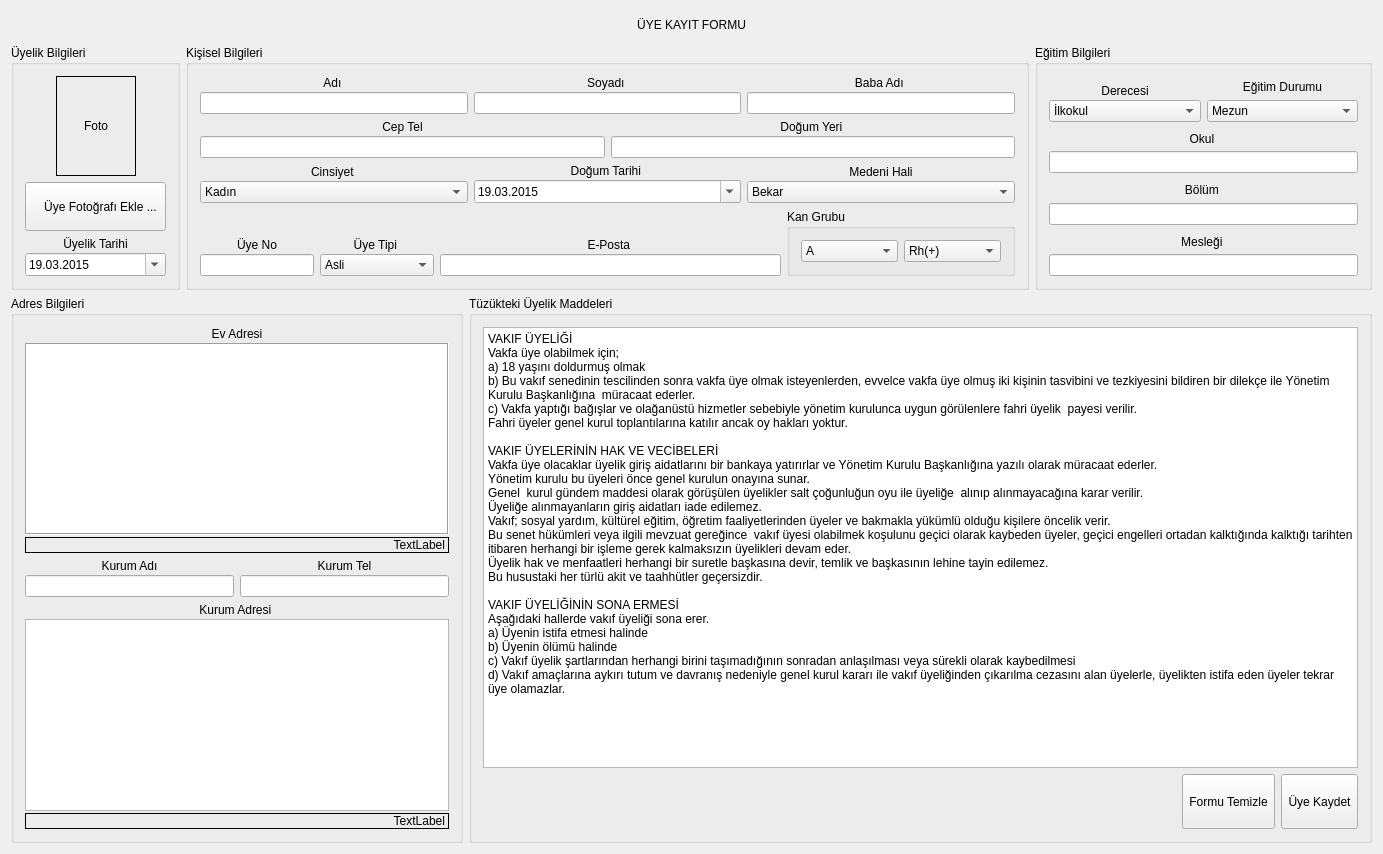
<?xml version="1.0" encoding="UTF-8"?>
<ui version="4.0">
 <class>AddMemberWindow</class>
 <widget class="QDialog" name="AddMemberWindow">
  <property name="geometry">
   <rect>
    <x>0</x>
    <y>0</y>
    <width>1383</width>
    <height>854</height>
   </rect>
  </property>
  <property name="sizePolicy">
   <sizepolicy hsizetype="MinimumExpanding" vsizetype="MinimumExpanding">
    <horstretch>0</horstretch>
    <verstretch>0</verstretch>
   </sizepolicy>
  </property>
  <layout class="QVBoxLayout" name="verticalLayout_17" stretch="1,5,0">
   <item>
    <widget class="QLabel" name="labelMemberRecord">
     <property name="text">
      <string>ÜYE KAYIT FORMU</string>
     </property>
     <property name="alignment">
      <set>Qt::AlignCenter</set>
     </property>
    </widget>
   </item>
   <item>
    <layout class="QHBoxLayout" name="horizontalLayout_2" stretch="1,5,2">
     <item>
      <widget class="QGroupBox" name="groupBox_4">
       <property name="title">
        <string>Üyelik Bilgileri</string>
       </property>
       <layout class="QVBoxLayout" name="verticalLayout_13">
        <item>
         <layout class="QVBoxLayout" name="verticalLayout" stretch="18,0,0">
          <item>
           <layout class="QHBoxLayout" name="horizontalLayout_7" stretch="1,3,1">
            <item>
             <spacer name="horizontalSpacer">
              <property name="orientation">
               <enum>Qt::Horizontal</enum>
              </property>
              <property name="sizeHint" stdset="0">
               <size>
                <width>40</width>
                <height>20</height>
               </size>
              </property>
             </spacer>
            </item>
            <item>
             <widget class="QLabel" name="labelMemberFoto">
              <property name="sizePolicy">
               <sizepolicy hsizetype="Fixed" vsizetype="Fixed">
                <horstretch>0</horstretch>
                <verstretch>0</verstretch>
               </sizepolicy>
              </property>
              <property name="minimumSize">
               <size>
                <width>80</width>
                <height>100</height>
               </size>
              </property>
              <property name="frameShape">
               <enum>QFrame::Box</enum>
              </property>
              <property name="text">
               <string>Foto</string>
              </property>
              <property name="scaledContents">
               <bool>true</bool>
              </property>
              <property name="alignment">
               <set>Qt::AlignCenter</set>
              </property>
             </widget>
            </item>
            <item>
             <spacer name="horizontalSpacer_2">
              <property name="orientation">
               <enum>Qt::Horizontal</enum>
              </property>
              <property name="sizeHint" stdset="0">
               <size>
                <width>40</width>
                <height>20</height>
               </size>
              </property>
             </spacer>
            </item>
           </layout>
          </item>
          <item>
           <widget class="QToolButton" name="toolButtonAddPhoto">
            <property name="sizePolicy">
             <sizepolicy hsizetype="MinimumExpanding" vsizetype="MinimumExpanding">
              <horstretch>0</horstretch>
              <verstretch>0</verstretch>
             </sizepolicy>
            </property>
            <property name="layoutDirection">
             <enum>Qt::LeftToRight</enum>
            </property>
            <property name="text">
             <string>   Üye Fotoğrafı Ekle ...</string>
            </property>
            <property name="icon">
             <iconset resource="../Resources/bys.qrc">
              <normaloff>:/Fotos/pic.ico</normaloff>:/Fotos/pic.ico</iconset>
            </property>
            <property name="iconSize">
             <size>
              <width>32</width>
              <height>32</height>
             </size>
            </property>
            <property name="toolButtonStyle">
             <enum>Qt::ToolButtonTextBesideIcon</enum>
            </property>
           </widget>
          </item>
          <item>
           <layout class="QVBoxLayout" name="verticalLayout_12">
            <property name="spacing">
             <number>2</number>
            </property>
            <item>
             <widget class="QLabel" name="label_27">
              <property name="text">
               <string>Üyelik Tarihi</string>
              </property>
              <property name="alignment">
               <set>Qt::AlignBottom|Qt::AlignHCenter</set>
              </property>
             </widget>
            </item>
            <item>
             <widget class="QDateTimeEdit" name="dateTimeEditMembershipDate">
              <property name="date">
               <date>
                <year>2015</year>
                <month>3</month>
                <day>19</day>
               </date>
              </property>
              <property name="displayFormat">
               <string>dd.MM.yyyy</string>
              </property>
              <property name="calendarPopup">
               <bool>true</bool>
              </property>
             </widget>
            </item>
           </layout>
          </item>
         </layout>
        </item>
       </layout>
      </widget>
     </item>
     <item>
      <widget class="QGroupBox" name="groupBox_3">
       <property name="title">
        <string>Kişisel Bilgileri</string>
       </property>
       <layout class="QVBoxLayout" name="verticalLayout_28">
        <item>
         <layout class="QHBoxLayout" name="horizontalLayout_4">
          <item>
           <layout class="QVBoxLayout" name="verticalLayout_14">
            <property name="spacing">
             <number>2</number>
            </property>
            <item>
             <widget class="QLabel" name="label">
              <property name="text">
               <string>Adı </string>
              </property>
              <property name="alignment">
               <set>Qt::AlignCenter</set>
              </property>
             </widget>
            </item>
            <item>
             <widget class="QLineEdit" name="lineEditName">
              <property name="clearButtonEnabled">
               <bool>true</bool>
              </property>
             </widget>
            </item>
           </layout>
          </item>
          <item>
           <layout class="QVBoxLayout" name="verticalLayout_19">
            <property name="spacing">
             <number>2</number>
            </property>
            <item>
             <widget class="QLabel" name="label_8">
              <property name="text">
               <string>Soyadı </string>
              </property>
              <property name="alignment">
               <set>Qt::AlignCenter</set>
              </property>
             </widget>
            </item>
            <item>
             <widget class="QLineEdit" name="lineEditSurname">
              <property name="clearButtonEnabled">
               <bool>true</bool>
              </property>
             </widget>
            </item>
           </layout>
          </item>
          <item>
           <layout class="QVBoxLayout" name="verticalLayout_20">
            <property name="spacing">
             <number>2</number>
            </property>
            <item>
             <widget class="QLabel" name="label_35">
              <property name="text">
               <string>Baba Adı </string>
              </property>
              <property name="alignment">
               <set>Qt::AlignCenter</set>
              </property>
             </widget>
            </item>
            <item>
             <widget class="QLineEdit" name="lineEditNameFathername">
              <property name="clearButtonEnabled">
               <bool>true</bool>
              </property>
             </widget>
            </item>
           </layout>
          </item>
         </layout>
        </item>
        <item>
         <layout class="QHBoxLayout" name="horizontalLayout_6" stretch="1,1">
          <item>
           <layout class="QVBoxLayout" name="verticalLayout_26">
            <property name="spacing">
             <number>2</number>
            </property>
            <item>
             <widget class="QLabel" name="label_6">
              <property name="text">
               <string>Cep Tel</string>
              </property>
              <property name="alignment">
               <set>Qt::AlignCenter</set>
              </property>
             </widget>
            </item>
            <item>
             <widget class="QLineEdit" name="lineEditCellPhone">
              <property name="clearButtonEnabled">
               <bool>true</bool>
              </property>
             </widget>
            </item>
           </layout>
          </item>
          <item>
           <layout class="QVBoxLayout" name="verticalLayout_21">
            <property name="spacing">
             <number>2</number>
            </property>
            <item>
             <widget class="QLabel" name="label_14">
              <property name="text">
               <string>Doğum Yeri </string>
              </property>
              <property name="alignment">
               <set>Qt::AlignCenter</set>
              </property>
             </widget>
            </item>
            <item>
             <widget class="QLineEdit" name="lineEditNameBirthPlace">
              <property name="clearButtonEnabled">
               <bool>true</bool>
              </property>
             </widget>
            </item>
           </layout>
          </item>
         </layout>
        </item>
        <item>
         <layout class="QHBoxLayout" name="horizontalLayout_14" stretch="1,1,1">
          <item>
           <layout class="QVBoxLayout" name="verticalLayout_24">
            <property name="spacing">
             <number>2</number>
            </property>
            <item>
             <widget class="QLabel" name="label_5">
              <property name="text">
               <string>Cinsiyet </string>
              </property>
              <property name="alignment">
               <set>Qt::AlignCenter</set>
              </property>
             </widget>
            </item>
            <item>
             <widget class="QComboBox" name="comboBoxSex">
              <item>
               <property name="text">
                <string>Kadın</string>
               </property>
              </item>
              <item>
               <property name="text">
                <string>Erkek</string>
               </property>
              </item>
             </widget>
            </item>
           </layout>
          </item>
          <item>
           <layout class="QVBoxLayout" name="verticalLayout_22">
            <property name="spacing">
             <number>2</number>
            </property>
            <item>
             <widget class="QLabel" name="label_15">
              <property name="text">
               <string>Doğum Tarihi </string>
              </property>
              <property name="alignment">
               <set>Qt::AlignCenter</set>
              </property>
             </widget>
            </item>
            <item>
             <widget class="QDateTimeEdit" name="dateTimeEditBirthDate">
              <property name="date">
               <date>
                <year>2015</year>
                <month>3</month>
                <day>19</day>
               </date>
              </property>
              <property name="displayFormat">
               <string>dd.MM.yyyy</string>
              </property>
              <property name="calendarPopup">
               <bool>true</bool>
              </property>
             </widget>
            </item>
           </layout>
          </item>
          <item>
           <layout class="QVBoxLayout" name="verticalLayout_25">
            <property name="spacing">
             <number>2</number>
            </property>
            <item>
             <widget class="QLabel" name="label_22">
              <property name="text">
               <string>Medeni Hali</string>
              </property>
              <property name="alignment">
               <set>Qt::AlignCenter</set>
              </property>
             </widget>
            </item>
            <item>
             <widget class="QComboBox" name="comboBoxMaritalStatus">
              <item>
               <property name="text">
                <string>Bekar</string>
               </property>
              </item>
              <item>
               <property name="text">
                <string>Evli</string>
               </property>
              </item>
             </widget>
            </item>
           </layout>
          </item>
         </layout>
        </item>
        <item>
         <layout class="QHBoxLayout" name="horizontalLayout_15" stretch="1,1,3,2">
          <item>
           <layout class="QVBoxLayout" name="verticalLayout_31">
            <property name="spacing">
             <number>2</number>
            </property>
            <item>
             <widget class="QLabel" name="label_3">
              <property name="text">
               <string>Üye No</string>
              </property>
              <property name="alignment">
               <set>Qt::AlignBottom|Qt::AlignHCenter</set>
              </property>
             </widget>
            </item>
            <item>
             <widget class="QLineEdit" name="lineEditMemberNo">
              <property name="clearButtonEnabled">
               <bool>true</bool>
              </property>
             </widget>
            </item>
           </layout>
          </item>
          <item>
           <layout class="QVBoxLayout" name="verticalLayout_18">
            <property name="spacing">
             <number>2</number>
            </property>
            <item>
             <widget class="QLabel" name="label_23">
              <property name="text">
               <string>Üye Tipi </string>
              </property>
              <property name="alignment">
               <set>Qt::AlignBottom|Qt::AlignHCenter</set>
              </property>
             </widget>
            </item>
            <item>
             <widget class="QComboBox" name="comboBoxMemberType">
              <item>
               <property name="text">
                <string>Asli</string>
               </property>
              </item>
              <item>
               <property name="text">
                <string>Fahri</string>
               </property>
              </item>
             </widget>
            </item>
           </layout>
          </item>
          <item>
           <layout class="QVBoxLayout" name="verticalLayout_27">
            <property name="spacing">
             <number>2</number>
            </property>
            <item>
             <widget class="QLabel" name="label_7">
              <property name="text">
               <string>E-Posta </string>
              </property>
              <property name="alignment">
               <set>Qt::AlignBottom|Qt::AlignHCenter</set>
              </property>
             </widget>
            </item>
            <item>
             <widget class="QLineEdit" name="lineEditMail">
              <property name="clearButtonEnabled">
               <bool>true</bool>
              </property>
             </widget>
            </item>
           </layout>
          </item>
          <item>
           <widget class="QGroupBox" name="groupBox">
            <property name="title">
             <string>Kan Grubu</string>
            </property>
            <layout class="QHBoxLayout" name="horizontalLayout_5">
             <item>
              <widget class="QComboBox" name="comboBoxBlood">
               <item>
                <property name="text">
                 <string>A</string>
                </property>
               </item>
               <item>
                <property name="text">
                 <string>B</string>
                </property>
               </item>
               <item>
                <property name="text">
                 <string>AB</string>
                </property>
               </item>
               <item>
                <property name="text">
                 <string>0</string>
                </property>
               </item>
              </widget>
             </item>
             <item>
              <widget class="QComboBox" name="comboBoxRhFactor">
               <item>
                <property name="text">
                 <string>Rh(+)</string>
                </property>
               </item>
               <item>
                <property name="text">
                 <string>Rh(-)</string>
                </property>
               </item>
              </widget>
             </item>
            </layout>
           </widget>
          </item>
         </layout>
        </item>
       </layout>
      </widget>
     </item>
     <item>
      <widget class="QGroupBox" name="groupBox_5">
       <property name="title">
        <string>Eğitim Bilgileri</string>
       </property>
       <layout class="QVBoxLayout" name="verticalLayout_9">
        <item>
         <layout class="QHBoxLayout" name="horizontalLayout" stretch="1,1">
          <item>
           <layout class="QVBoxLayout" name="verticalLayout_3">
            <property name="spacing">
             <number>2</number>
            </property>
            <item>
             <widget class="QLabel" name="label_17">
              <property name="text">
               <string>Derecesi</string>
              </property>
              <property name="alignment">
               <set>Qt::AlignBottom|Qt::AlignHCenter</set>
              </property>
             </widget>
            </item>
            <item>
             <widget class="QComboBox" name="comboBoxEducationLevel">
              <item>
               <property name="text">
                <string>İlkokul</string>
               </property>
              </item>
              <item>
               <property name="text">
                <string>Ortaokul</string>
               </property>
              </item>
              <item>
               <property name="text">
                <string>Lise</string>
               </property>
              </item>
              <item>
               <property name="text">
                <string>Önlisans</string>
               </property>
              </item>
              <item>
               <property name="text">
                <string>Lisans</string>
               </property>
              </item>
              <item>
               <property name="text">
                <string>Lisansüstü</string>
               </property>
              </item>
              <item>
               <property name="text">
                <string>Doktora</string>
               </property>
              </item>
             </widget>
            </item>
           </layout>
          </item>
          <item>
           <layout class="QVBoxLayout" name="verticalLayout_2">
            <item>
             <widget class="QLabel" name="label_16">
              <property name="text">
               <string>Eğitim Durumu</string>
              </property>
              <property name="alignment">
               <set>Qt::AlignBottom|Qt::AlignHCenter</set>
              </property>
             </widget>
            </item>
            <item>
             <widget class="QComboBox" name="comboBoxEducationStatus">
              <item>
               <property name="text">
                <string>Mezun</string>
               </property>
              </item>
              <item>
               <property name="text">
                <string>Öğrenci</string>
               </property>
              </item>
              <item>
               <property name="text">
                <string>Terk</string>
               </property>
              </item>
             </widget>
            </item>
           </layout>
          </item>
         </layout>
        </item>
        <item>
         <layout class="QVBoxLayout" name="verticalLayout_4">
          <property name="spacing">
           <number>2</number>
          </property>
          <item>
           <widget class="QLabel" name="label_4">
            <property name="text">
             <string>Okul </string>
            </property>
            <property name="alignment">
             <set>Qt::AlignCenter</set>
            </property>
           </widget>
          </item>
          <item>
           <widget class="QLineEdit" name="lineEditSchoolName">
            <property name="clearButtonEnabled">
             <bool>true</bool>
            </property>
           </widget>
          </item>
         </layout>
        </item>
        <item>
         <layout class="QVBoxLayout" name="verticalLayout_6">
          <property name="spacing">
           <number>2</number>
          </property>
          <item>
           <widget class="QLabel" name="label_10">
            <property name="text">
             <string>Bölüm </string>
            </property>
            <property name="alignment">
             <set>Qt::AlignCenter</set>
            </property>
           </widget>
          </item>
          <item>
           <widget class="QLineEdit" name="lineEditDepartmentName">
            <property name="clearButtonEnabled">
             <bool>true</bool>
            </property>
           </widget>
          </item>
         </layout>
        </item>
        <item>
         <layout class="QVBoxLayout" name="verticalLayout_7">
          <property name="spacing">
           <number>2</number>
          </property>
          <item>
           <widget class="QLabel" name="label_11">
            <property name="text">
             <string>Mesleği </string>
            </property>
            <property name="alignment">
             <set>Qt::AlignCenter</set>
            </property>
           </widget>
          </item>
          <item>
           <widget class="QLineEdit" name="lineEditOccup">
            <property name="clearButtonEnabled">
             <bool>true</bool>
            </property>
           </widget>
          </item>
         </layout>
        </item>
       </layout>
      </widget>
     </item>
    </layout>
   </item>
   <item>
    <layout class="QHBoxLayout" name="horizontalLayout_3" stretch="1,2">
     <item>
      <widget class="QGroupBox" name="groupBox_2">
       <property name="title">
        <string>Adres Bilgileri</string>
       </property>
       <layout class="QVBoxLayout" name="verticalLayout_33">
        <item>
         <layout class="QVBoxLayout" name="verticalLayout_32">
          <item>
           <layout class="QVBoxLayout" name="verticalLayout_5">
            <property name="spacing">
             <number>2</number>
            </property>
            <item>
             <widget class="QLabel" name="label_18">
              <property name="text">
               <string>Ev Adresi</string>
              </property>
              <property name="alignment">
               <set>Qt::AlignCenter</set>
              </property>
             </widget>
            </item>
            <item>
             <widget class="QPlainTextEdit" name="plainTextEditHomeAddress">
              <property name="sizePolicy">
               <sizepolicy hsizetype="MinimumExpanding" vsizetype="MinimumExpanding">
                <horstretch>0</horstretch>
                <verstretch>0</verstretch>
               </sizepolicy>
              </property>
              <property name="frameShape">
               <enum>QFrame::Box</enum>
              </property>
              <property name="frameShadow">
               <enum>QFrame::Sunken</enum>
              </property>
             </widget>
            </item>
            <item>
             <widget class="QLabel" name="labelTextLengthEv">
              <property name="frameShape">
               <enum>QFrame::Box</enum>
              </property>
              <property name="text">
               <string>TextLabel</string>
              </property>
              <property name="alignment">
               <set>Qt::AlignRight|Qt::AlignTrailing|Qt::AlignVCenter</set>
              </property>
             </widget>
            </item>
           </layout>
          </item>
         </layout>
        </item>
        <item>
         <layout class="QVBoxLayout" name="verticalLayout_30">
          <item>
           <layout class="QHBoxLayout" name="horizontalLayout_11">
            <item>
             <layout class="QVBoxLayout" name="verticalLayout_11">
              <property name="spacing">
               <number>2</number>
              </property>
              <item>
               <widget class="QLabel" name="label_20">
                <property name="text">
                 <string>Kurum Adı</string>
                </property>
                <property name="alignment">
                 <set>Qt::AlignCenter</set>
                </property>
               </widget>
              </item>
              <item>
               <widget class="QLineEdit" name="lineEditCompanyName">
                <property name="clearButtonEnabled">
                 <bool>true</bool>
                </property>
               </widget>
              </item>
             </layout>
            </item>
            <item>
             <layout class="QVBoxLayout" name="verticalLayout_29">
              <property name="spacing">
               <number>2</number>
              </property>
              <item>
               <widget class="QLabel" name="label_21">
                <property name="text">
                 <string>Kurum Tel</string>
                </property>
                <property name="alignment">
                 <set>Qt::AlignCenter</set>
                </property>
               </widget>
              </item>
              <item>
               <widget class="QLineEdit" name="lineEditWorkPhone">
                <property name="clearButtonEnabled">
                 <bool>true</bool>
                </property>
               </widget>
              </item>
             </layout>
            </item>
           </layout>
          </item>
          <item>
           <layout class="QVBoxLayout" name="verticalLayout_8">
            <property name="spacing">
             <number>2</number>
            </property>
            <item>
             <widget class="QLabel" name="label_19">
              <property name="text">
               <string>Kurum Adresi </string>
              </property>
              <property name="alignment">
               <set>Qt::AlignCenter</set>
              </property>
             </widget>
            </item>
            <item>
             <widget class="QPlainTextEdit" name="plainTextEditWorkAddress">
              <property name="sizePolicy">
               <sizepolicy hsizetype="MinimumExpanding" vsizetype="MinimumExpanding">
                <horstretch>0</horstretch>
                <verstretch>0</verstretch>
               </sizepolicy>
              </property>
             </widget>
            </item>
            <item>
             <widget class="QLabel" name="labelTextLengthKurum">
              <property name="frameShape">
               <enum>QFrame::Box</enum>
              </property>
              <property name="text">
               <string>TextLabel</string>
              </property>
              <property name="alignment">
               <set>Qt::AlignRight|Qt::AlignTrailing|Qt::AlignVCenter</set>
              </property>
             </widget>
            </item>
           </layout>
          </item>
         </layout>
        </item>
       </layout>
      </widget>
     </item>
     <item>
      <widget class="QGroupBox" name="groupBox_6">
       <property name="title">
        <string>Tüzükteki Üyelik Maddeleri</string>
       </property>
       <layout class="QVBoxLayout" name="verticalLayout_16">
        <item>
         <layout class="QVBoxLayout" name="verticalLayout_15" stretch="8,1">
          <item>
           <widget class="QPlainTextEdit" name="plainTextEdit">
            <property name="enabled">
             <bool>true</bool>
            </property>
            <property name="undoRedoEnabled">
             <bool>false</bool>
            </property>
            <property name="plainText">
             <string>VAKIF ÜYELİĞİ
Vakfa üye olabilmek için;
a) 18 yaşını doldurmuş olmak 
b) Bu vakıf senedinin tescilinden sonra vakfa üye olmak isteyenlerden, evvelce vakfa üye olmuş iki kişinin tasvibini ve tezkiyesini bildiren bir dilekçe ile Yönetim Kurulu Başkanlığına  müracaat ederler.
c) Vakfa yaptığı bağışlar ve olağanüstü hizmetler sebebiyle yönetim kurulunca uygun görülenlere fahri üyelik  payesi verilir.
Fahri üyeler genel kurul toplantılarına katılır ancak oy hakları yoktur.

VAKIF ÜYELERİNİN HAK VE VECİBELERİ
Vakfa üye olacaklar üyelik giriş aidatlarını bir bankaya yatırırlar ve Yönetim Kurulu Başkanlığına yazılı olarak müracaat ederler.
Yönetim kurulu bu üyeleri önce genel kurulun onayına sunar.
Genel  kurul gündem maddesi olarak görüşülen üyelikler salt çoğunluğun oyu ile üyeliğe  alınıp alınmayacağına karar verilir.
Üyeliğe alınmayanların giriş aidatları iade edilemez.      
Vakıf; sosyal yardım, kültürel eğitim, öğretim faaliyetlerinden üyeler ve bakmakla yükümlü olduğu kişilere öncelik verir.
Bu senet hükümleri veya ilgili mevzuat gereğince  vakıf üyesi olabilmek koşulunu geçici olarak kaybeden üyeler, geçici engelleri ortadan kalktığında kalktığı tarihten itibaren herhangi bir işleme gerek kalmaksızın üyelikleri devam eder. 
Üyelik hak ve menfaatleri herhangi bir suretle başkasına devir, temlik ve başkasının lehine tayin edilemez. 
Bu husustaki her türlü akit ve taahhütler geçersizdir.

VAKIF ÜYELİĞİNİN SONA ERMESİ 
Aşağıdaki hallerde vakıf üyeliği sona erer.
a) Üyenin istifa etmesi halinde 
b) Üyenin ölümü halinde 
c) Vakıf üyelik şartlarından herhangi birini taşımadığının sonradan anlaşılması veya sürekli olarak kaybedilmesi
d) Vakıf amaçlarına aykırı tutum ve davranış nedeniyle genel kurul kararı ile vakıf üyeliğinden çıkarılma cezasını alan üyelerle, üyelikten istifa eden üyeler tekrar üye olamazlar.


                                  
</string>
            </property>
            <property name="textInteractionFlags">
             <set>Qt::NoTextInteraction</set>
            </property>
           </widget>
          </item>
          <item>
           <layout class="QHBoxLayout" name="horizontalLayout_8" stretch="5,0,0">
            <item>
             <spacer name="horizontalSpacer_3">
              <property name="orientation">
               <enum>Qt::Horizontal</enum>
              </property>
              <property name="sizeHint" stdset="0">
               <size>
                <width>268</width>
                <height>20</height>
               </size>
              </property>
             </spacer>
            </item>
            <item>
             <widget class="QToolButton" name="toolButtonClear">
              <property name="sizePolicy">
               <sizepolicy hsizetype="MinimumExpanding" vsizetype="MinimumExpanding">
                <horstretch>0</horstretch>
                <verstretch>0</verstretch>
               </sizepolicy>
              </property>
              <property name="text">
               <string>Formu Temizle</string>
              </property>
              <property name="icon">
               <iconset resource="../Resources/bys.qrc">
                <normaloff>:/Fotos/delete.png</normaloff>:/Fotos/delete.png</iconset>
              </property>
              <property name="iconSize">
               <size>
                <width>32</width>
                <height>32</height>
               </size>
              </property>
              <property name="toolButtonStyle">
               <enum>Qt::ToolButtonTextBesideIcon</enum>
              </property>
             </widget>
            </item>
            <item>
             <widget class="QToolButton" name="toolButtonAdd">
              <property name="sizePolicy">
               <sizepolicy hsizetype="MinimumExpanding" vsizetype="MinimumExpanding">
                <horstretch>0</horstretch>
                <verstretch>0</verstretch>
               </sizepolicy>
              </property>
              <property name="text">
               <string>Üye Kaydet</string>
              </property>
              <property name="icon">
               <iconset resource="../Resources/bys.qrc">
                <normaloff>:/Fotos/User.ico</normaloff>:/Fotos/User.ico</iconset>
              </property>
              <property name="iconSize">
               <size>
                <width>32</width>
                <height>32</height>
               </size>
              </property>
              <property name="toolButtonStyle">
               <enum>Qt::ToolButtonTextBesideIcon</enum>
              </property>
             </widget>
            </item>
           </layout>
          </item>
         </layout>
        </item>
       </layout>
      </widget>
     </item>
    </layout>
   </item>
  </layout>
 </widget>
 <layoutdefault spacing="6" margin="11"/>
 <resources>
  <include location="../Resources/bys.qrc"/>
 </resources>
 <connections/>
</ui>
